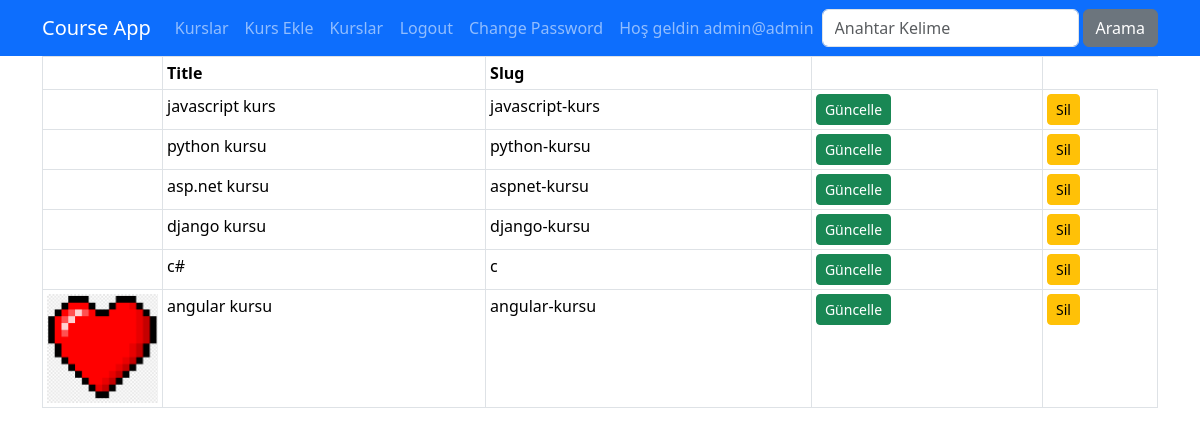
Page /kurs/course-list (signed in) on the committed database.
### courses/models.py (models this page shows, shortened)
class Course(models.Model):
    title = models.CharField(max_length=50)
    subtitle = models.CharField(max_length=100, default="")
    description = RichTextField()
    image = models.ImageField(upload_to= "images", default ="true")
    date = models.DateField(auto_now= True)
    isActive = models.BooleanField(default= False)
    slug = models.SlugField(default= "", blank=True ,null= False,unique=True, db_index=True) #üstteki httpden sonraki yazı için
    categories = models.ManyToManyField(Category)

### courses/views.py (the view)
# urls.py: path('course-list', views.course_list, name = "course_list"),
@login_required()
def course_list(request):
    kurslar = Course.objects.all()
    return render(request, 'courses/course-list.html', {
         'courses': kurslar
     })

### courses/templates/courses/course-list.html
{% extends "layout.html" %}
{% load static %}
{% block css_files %}
<link rel="stylesheet" href="{% static 'courses/css/style.css' %}">
{% endblock %}
{% block content %}
<div class="container">
    <div class="row">
        <div class="col-12 ">
            <table class="table table-sm table-bordered">
                <thead>
                    <tr>
                        <th style= "width: 120px;" ></th>
                        <th>Title</th>
                        <th>Slug</th>
                        <th></th>
                    </tr>
                </thead>
                <tbody>
                    {% for course in courses %}
                        <tr>
                            <td>
                               <img src="{{ course.image.url}}" alt="" class="img-fluid">
                            </td>
                            <td>
                                 {{ course.title }}
                            </td>
                            <td>
                              {{ course.slug }}
                            </td>
                            <td>
                                <a href="{% url "course_edit" course.id %}" class= "btn btn-success btn-sm">Güncelle</a>
                            </td>
                            <td>
                                <a href="{% url "course_delete" course.id %}" class= "btn btn-warning btn-sm">Sil</a>
                            </td>
                        </tr>
                    {% endfor %}
                </tbody>
            </table>
        </div>
    </div>
</div>
{% endblock content %}

### templates/layout.html (shortened to what this page needs)
{% load static %}
<!DOCTYPE html>
<html lang="en">
<head>
    {% block css_files %}
    {% endblock %}
    <link rel="stylesheet" href="{% static 'css/bootstrap.min.css' %}">
</head>
<body>
    {% include "partials/_nav.html" %}
    {% block content %}
    {% endblock %}
</body>
</html>

### templates/partials/_nav.html (shortened to what this page needs)
    <nav class="navbar navbar-expand-lg bg-primary navbar-dark">
        <div class="container">
            <a href="/" class="navbar-brand">Course App </a>
            <div class="collapse navbar-collapse" id= "navbar">
            <ul class="navbar-nav me-auto">
                <li class="nav-item">
                    <a href="{% url 'index' %}" class="nav-link">Kurslar</a>
                </li>
                {% if user.is_superuser %}
                <li class="nav-item">
                    <a href="{% url 'create_course' %}" class="nav-link">Kurs Ekle</a>
                </li>
                <li class="nav-item">
                    <a href="{% url 'course_list' %}" class="nav-link">Kurslar</a>
                </li>
                {% endif %}
            </ul>
            <ul class="navbar-nav me-0">
                {% if user.is_authenticated %}
                 <li class="nav-item">
                    <a href="{% url 'user_logout' %}" class="nav-link">Logout</a>
                </li>
                <li class="nav-item">
                    <a href="{% url 'change_password' %}" class="nav-link">Change Password</a>
                </li>
                <li class="nav-item">
                    <a href="#" class="nav-link">Hoş geldin {{user.username}}</a>
                </li>
               {% endif %}
            </ul>
            <form class="d-flex" action="{% url 'search' %}">
                <input class="form-control me-1" type="text" name= "q" placeholder= "Anahtar Kelime">
                <button type="submit" class= "btn btn-secondary" > Arama</button>
            </form>
        </div>
    </nav>

### rows in the picture
Course: title "javascript kurs", slug "javascript-kurs"
Course: title "python kursu", slug "python-kursu"
Course: title "asp.net kursu", slug "aspnet-kursu"
Course: title "django kursu", slug "django-kursu"
Course: title "c#", slug "c"
Course: image (picture), title "angular kursu", slug "angular-kursu"

### other values in the picture
{{ user.username }} "admin@admin"
